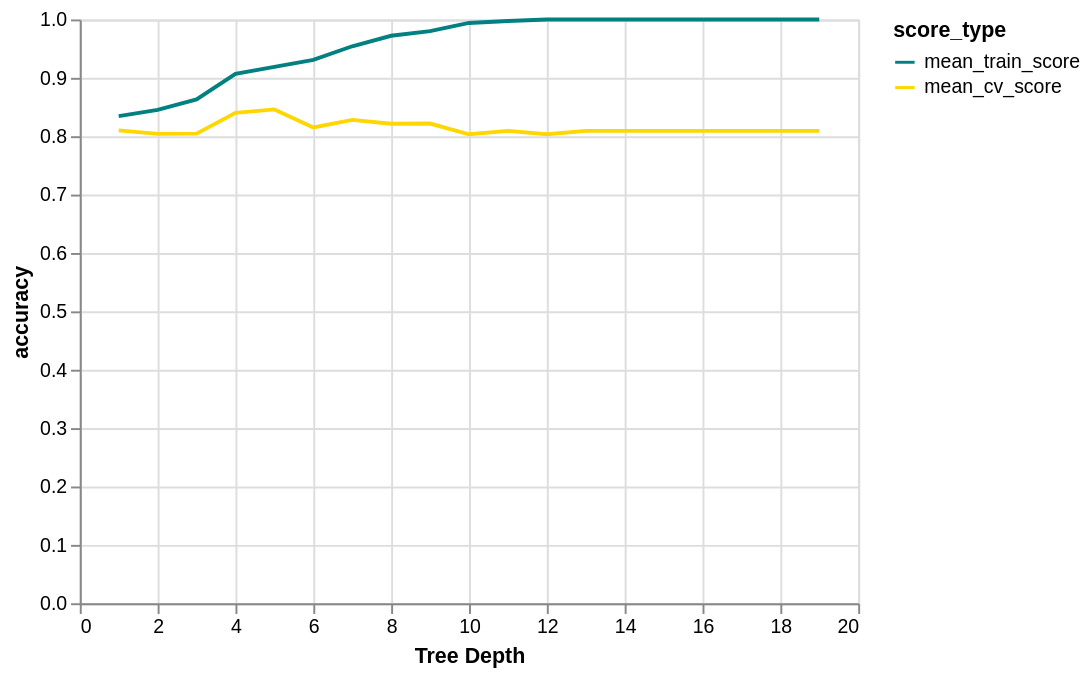

The specification (Vega-Lite) saved for this image:
### Vega-Lite specification from a JSON file in a GitHub repository (floating-point values rounded to 4 significant figures)
{"config": {"view": {"continuousWidth": 400, "continuousHeight": 300}}, "data": {"values": [{"depth": 1, "score_type": "mean_train_score", "accuracy": 0.8343}, {"depth": 2, "score_type": "mean_train_score", "accuracy": 0.845}, {"depth": 3, "score_type": "mean_train_score", "accuracy": 0.863}, {"depth": 4, "score_type": "mean_train_score", "accuracy": 0.9069}, {"depth": 5, "score_type": "mean_train_score", "accuracy": 0.9188}, {"depth": 6, "score_type": "mean_train_score", "accuracy": 0.9308}, {"depth": 7, "score_type": "mean_train_score", "accuracy": 0.9541}, {"depth": 8, "score_type": "mean_train_score", "accuracy": 0.9721}, {"depth": 9, "score_type": "mean_train_score", "accuracy": 0.98}, {"depth": 10, "score_type": "mean_train_score", "accuracy": 0.994}, {"depth": 11, "score_type": "mean_train_score", "accuracy": 0.9973}, {"depth": 12, "score_type": "mean_train_score", "accuracy": 1}, {"depth": 13, "score_type": "mean_train_score", "accuracy": 1}, {"depth": 14, "score_type": "mean_train_score", "accuracy": 1}, {"depth": 15, "score_type": "mean_train_score", "accuracy": 1}, {"depth": 16, "score_type": "mean_train_score", "accuracy": 1}, {"depth": 17, "score_type": "mean_train_score", "accuracy": 1}, {"depth": 18, "score_type": "mean_train_score", "accuracy": 1}, {"depth": 19, "score_type": "mean_train_score", "accuracy": 1}, {"depth": 1, "score_type": "mean_cv_score", "accuracy": 0.8099}, {"depth": 2, "score_type": "mean_cv_score", "accuracy": 0.804}, {"depth": 3, "score_type": "mean_cv_score", "accuracy": 0.8044}, {"depth": 4, "score_type": "mean_cv_score", "accuracy": 0.8401}, {"depth": 5, "score_type": "mean_cv_score", "accuracy": 0.846}, {"depth": 6, "score_type": "mean_cv_score", "accuracy": 0.8151}, {"depth": 7, "score_type": "mean_cv_score", "accuracy": 0.8279}, {"depth": 8, "score_type": "mean_cv_score", "accuracy": 0.8213}, {"depth": 9, "score_type": "mean_cv_score", "accuracy": 0.8217}, {"depth": 10, "score_type": "mean_cv_score", "accuracy": 0.8033}, {"depth": 11, "score_type": "mean_cv_score", "accuracy": 0.8092}, {"depth": 12, "score_type": "mean_cv_score", "accuracy": 0.8033}, {"depth": 13, "score_type": "mean_cv_score", "accuracy": 0.8092}, {"depth": 14, "score_type": "mean_cv_score", "accuracy": 0.8092}, {"depth": 15, "score_type": "mean_cv_score", "accuracy": 0.8092}, {"depth": 16, "score_type": "mean_cv_score", "accuracy": 0.8092}, {"depth": 17, "score_type": "mean_cv_score", "accuracy": 0.8092}, {"depth": 18, "score_type": "mean_cv_score", "accuracy": 0.8092}, {"depth": 19, "score_type": "mean_cv_score", "accuracy": 0.8092}]}, "mark": "line", "encoding": {"color": {"type": "nominal", "field": "score_type", "scale": {"domain": ["mean_train_score", "mean_cv_score"], "range": ["teal", "gold"]}}, "x": {"type": "quantitative", "axis": {"title": "Tree Depth"}, "field": "depth"}, "y": {"type": "quantitative", "field": "accuracy"}}, "$schema": "https://vega.github.io/schema/vega-lite/v5.json", "datasets": {"data-285791de425a3c8a7f42e15d3945312b": [{"depth": 1, "score_type": "mean_train_score", "accuracy": 0.8343}, {"depth": 2, "score_type": "mean_train_score", "accuracy": 0.845}, {"depth": 3, "score_type": "mean_train_score", "accuracy": 0.863}, {"depth": 4, "score_type": "mean_train_score", "accuracy": 0.9069}, {"depth": 5, "score_type": "mean_train_score", "accuracy": 0.9188}, {"depth": 6, "score_type": "mean_train_score", "accuracy": 0.9308}, {"depth": 7, "score_type": "mean_train_score", "accuracy": 0.9541}, {"depth": 8, "score_type": "mean_train_score", "accuracy": 0.9721}, {"depth": 9, "score_type": "mean_train_score", "accuracy": 0.98}, {"depth": 10, "score_type": "mean_train_score", "accuracy": 0.994}, {"depth": 11, "score_type": "mean_train_score", "accuracy": 0.9973}, {"depth": 12, "score_type": "mean_train_score", "accuracy": 1}, {"depth": 13, "score_type": "mean_train_score", "accuracy": 1}, {"depth": 14, "score_type": "mean_train_score", "accuracy": 1}, {"depth": 15, "score_type": "mean_train_score", "accuracy": 1}, {"depth": 16, "score_type": "mean_train_score", "accuracy": 1}, {"depth": 17, "score_type": "mean_train_score", "accuracy": 1}, {"depth": 18, "score_type": "mean_train_score", "accuracy": 1}, {"depth": 19, "score_type": "mean_train_score", "accuracy": 1}, {"depth": 1, "score_type": "mean_cv_score", "accuracy": 0.8099}, {"depth": 2, "score_type": "mean_cv_score", "accuracy": 0.804}, {"depth": 3, "score_type": "mean_cv_score", "accuracy": 0.8044}, {"depth": 4, "score_type": "mean_cv_score", "accuracy": 0.8401}, {"depth": 5, "score_type": "mean_cv_score", "accuracy": 0.846}, {"depth": 6, "score_type": "mean_cv_score", "accuracy": 0.8151}, {"depth": 7, "score_type": "mean_cv_score", "accuracy": 0.8279}, {"depth": 8, "score_type": "mean_cv_score", "accuracy": 0.8213}, {"depth": 9, "score_type": "mean_cv_score", "accuracy": 0.8217}, {"depth": 10, "score_type": "mean_cv_score", "accuracy": 0.8033}, {"depth": 11, "score_type": "mean_cv_score", "accuracy": 0.8092}, {"depth": 12, "score_type": "mean_cv_score", "accuracy": 0.8033}, {"depth": 13, "score_type": "mean_cv_score", "accuracy": 0.8092}, {"depth": 14, "score_type": "mean_cv_score", "accuracy": 0.8092}, {"depth": 15, "score_type": "mean_cv_score", "accuracy": 0.8092}, {"depth": 16, "score_type": "mean_cv_score", "accuracy": 0.8092}, {"depth": 17, "score_type": "mean_cv_score", "accuracy": 0.8092}, {"depth": 18, "score_type": "mean_cv_score", "accuracy": 0.8092}, {"depth": 19, "score_type": "mean_cv_score", "accuracy": 0.8092}]}}
